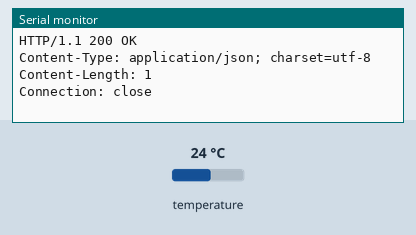
This sketch was run on a simulated ESP8266 (NodeMCU). Shown: the last lines printed to the serial monitor. The inputs (shaded band) are chosen by the test bench; at power-on: temperature 24 °C. WiFi joins after 1.5 s; servers stay silent unless stated; web services answer with replies made up by the test bench.

Above: at 2.7 s.
2.8 s: temperature set to 12 °C
At 4.4 s:
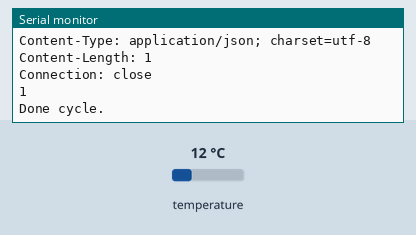
7.2 s: temperature set to 19 °C
At 8.93 s:
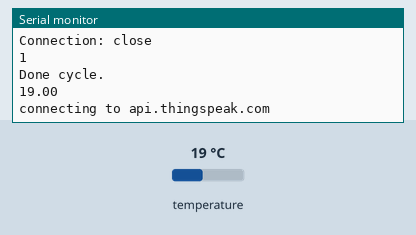
Timing chart, 0 to 10.4 s (numbered marks = the images above; inputs shaded):
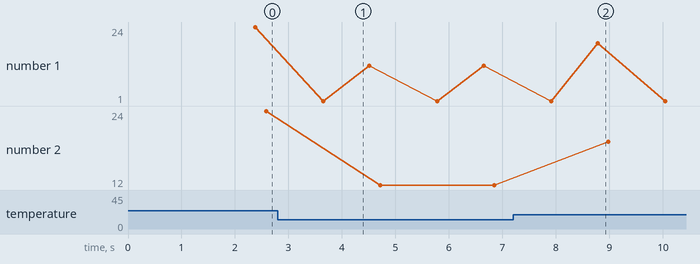

The sketch:

sketch_mar22a.ino
```cpp
const char* host = "api.thingspeak.com";
String url = "/update?api_key=HYVDV2XNVPSI8CT2";   // Your Own Key here
const int httpPort = 80;
int interval = 60000;

#include <ESP8266WiFi.h>
#include <WiFiClientSecure.h>
#include <OneWire.h>

#include <ESP8266WebServer.h>
#include <DallasTemperature.h>

#define ONE_WIRE_BUS D4

OneWire oneWire(ONE_WIRE_BUS);
DallasTemperature DS18B20(&oneWire);

const char* ssid = "iptime";   // Your own ssid here
const char* password = "gpwjd1234";  // Your own password here

char temperatureString[6];
String working(String data){
  return (String("field1=")+String(data));
}

void delivering(String payload) {
  WiFiClient client;
  Serial.print("connecting to ");
  Serial.println(host);
  if (!client.connect(host, httpPort)) {
    Serial.print("connection failed: ");
    Serial.println(payload);
    return;
  }
  String getheader = "GET "+ String(url) +"&"+ String(payload) +" HTTP/1.1";
  client.println(getheader);
  client.println("User-Agent: ESP8266 Kyuho Kim");
  client.println("Host: " + String(host));
  client.println("Connection: close");
  client.println();

  Serial.println(getheader);
  while (client.connected()) {
    String line = client.readStringUntil('\n');
    Serial.println(line);
  }
  Serial.println("Done cycle.");
}

void connect_ap() {
  Serial.println();
  Serial.print("connecting to ");
  Serial.println(ssid);
  WiFi.begin(ssid, password);
  while (WiFi.status() != WL_CONNECTED) {
    delay(500);
    Serial.print(".");
  }
  Serial.print("\n Got WiFi, IP address: ");
  Serial.println(WiFi.localIP());
}

float getTemperature() {
  float temp;
  do {
    DS18B20.requestTemperatures();
    temp = DS18B20.getTempCByIndex(0);
    delay(100);
  } while (temp == 85.0 || temp == (-127.0));
  return temp;
}

void setup() {
  Serial.begin(115200);
  connect_ap();

  Serial.println("ESPArduinoThingSpeak.cpp - 2017/3/15");

   DS18B20.begin();
}


void loop() {
  float temperature = getTemperature();

  dtostrf(temperature, 2, 2, temperatureString);
  // send temperature to the serial console
  Serial.println(temperatureString);

    String payload = working(temperatureString);
    delivering(payload);
 }
```

report_card.c
```cpp
#include<stdio.h>

int main()
{
	int kor, eng, math;
	int sum = 0;

	math = 80;
	eng = 100;
	kor = 90;
	sum = 80 + 100 + 90;

	printf("This program print report card.\n");

	printf("Korean : %d\n", kor);
	printf("English : %d\n", eng);
	printf("Math : %d\n", math);
	printf("Sum : %d\n", sum);
	return 0;
}
```

Measured:
- after the input at 7.2 s, the serial monitor: prints a new line after 1.6 s (image 2)
- plotted number 1: 24 → 12 after the input at 2.8 s, 12 → 19 after the input at 7.2 s
- plotted number 2: 24 → 12 after the input at 2.8 s, 12 → 19 after the input at 7.2 s
